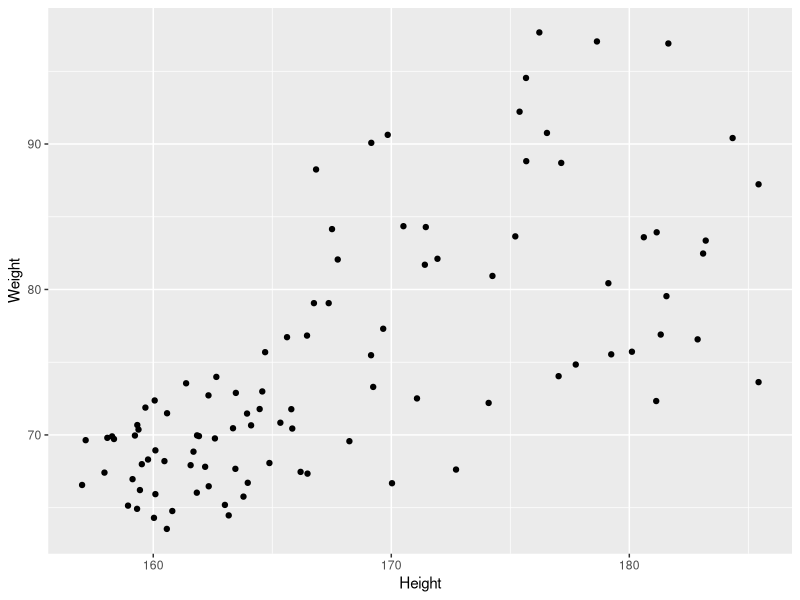
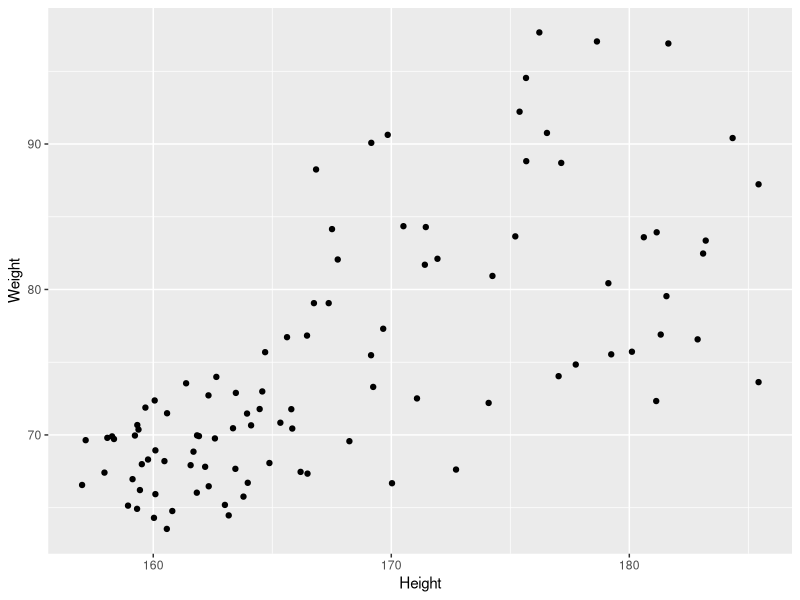
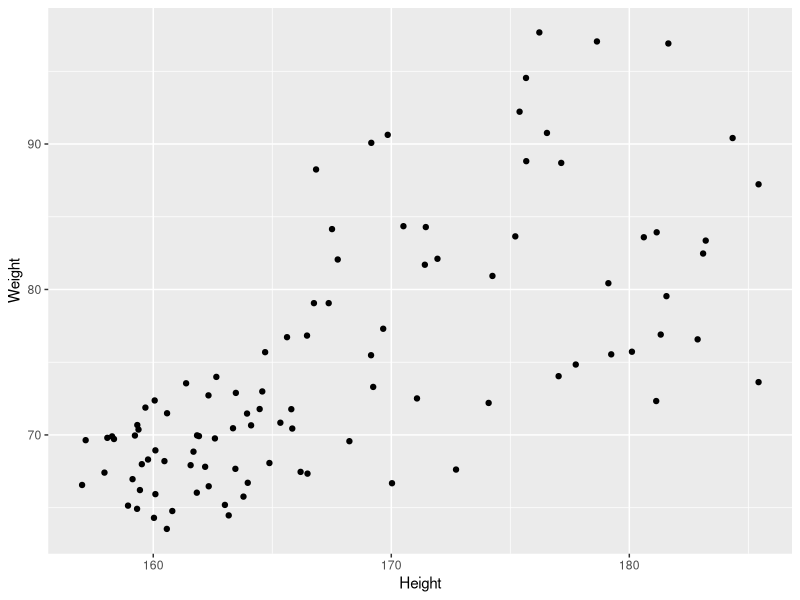
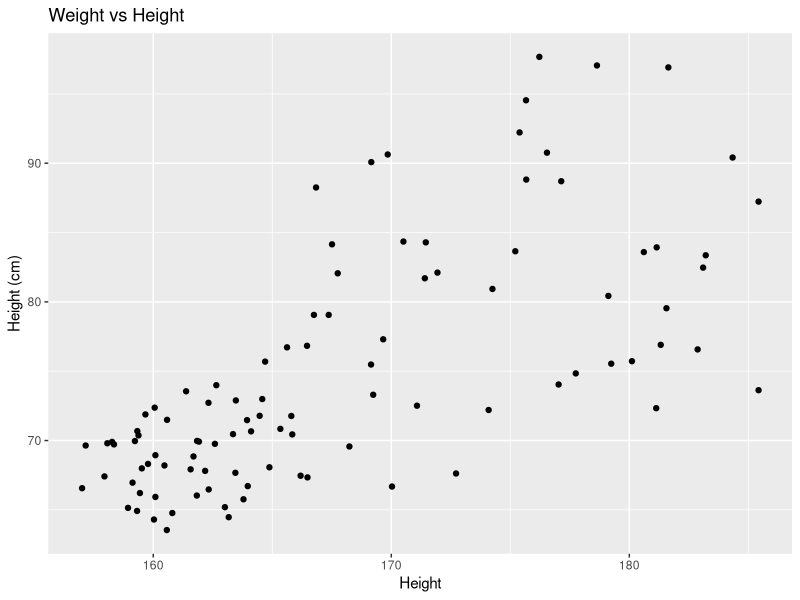
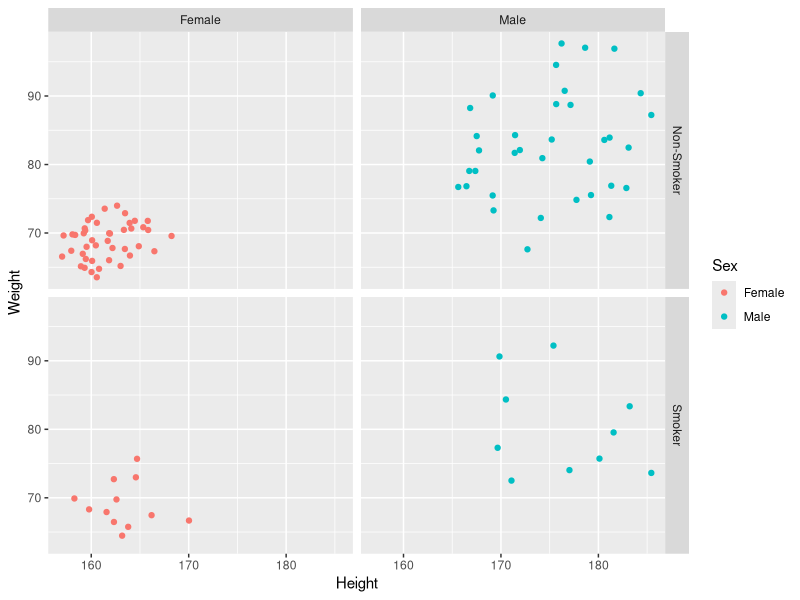
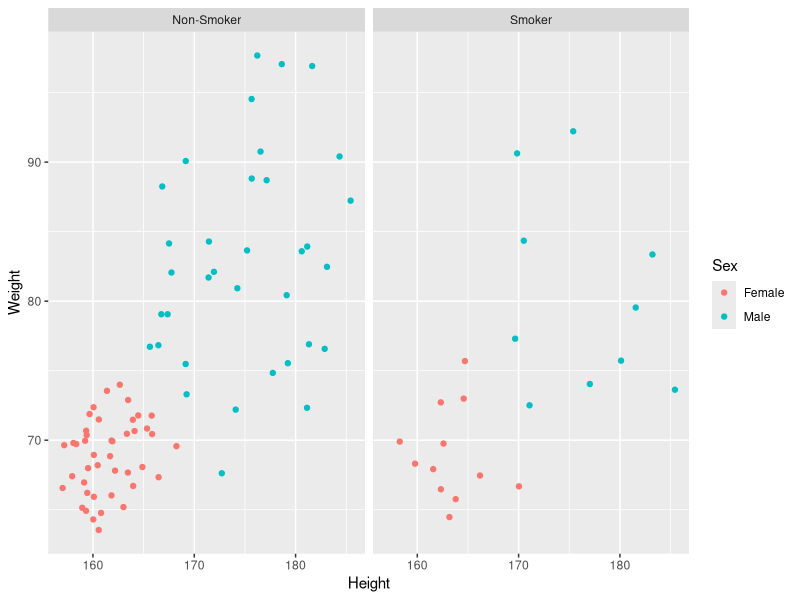
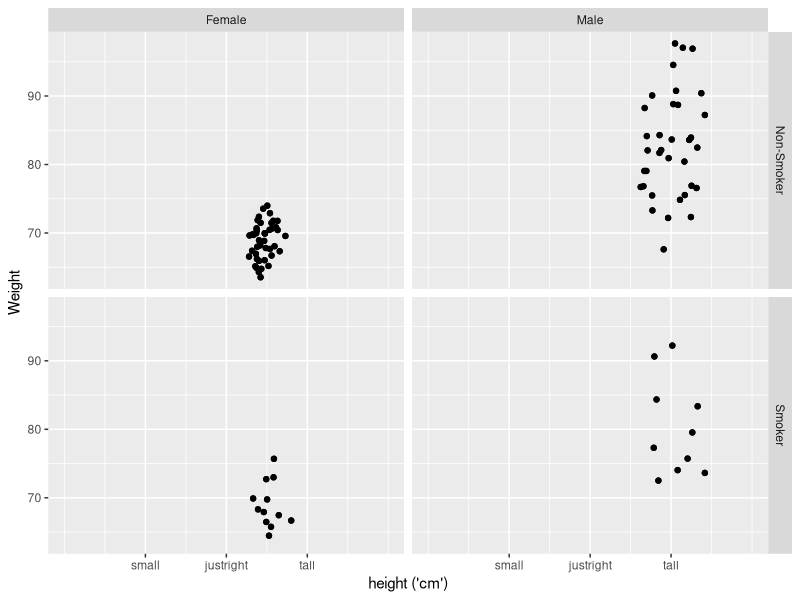
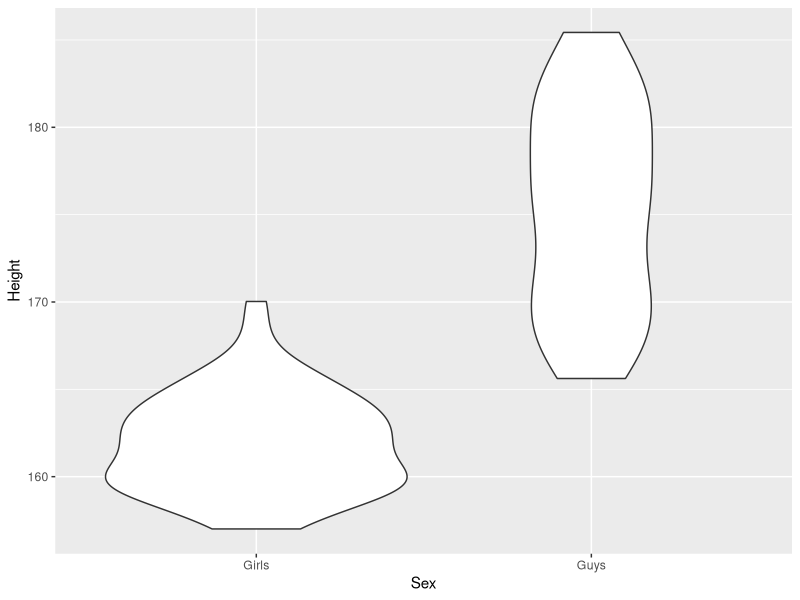

The R source for these figures, in order: (Note: this script raises an error after producing the figures.)
## ---- chunk 1
knitr::opts_chunk$set(echo = TRUE)
library(tidyverse) # includes ggplot2
## ---- chunk 2
patients_clean = read.delim("patient-data-cleaned.txt",sep="\t")
head(patients_clean)
## ---- chunk 3
p = ggplot(data=patients_clean) #+ aes(x=Height,y=Weight) #+ geom_point()
class(p)
head(p$data)
#p$mapping # inspect mappings
#p$theme
#p$layers
## ---- chunk 4
ggplot(data=patients_clean,
       mapping=aes(x=Height,y=Weight)) + geom_point()
## ---- chunk 5
p = ggplot(patients_clean, aes(x=Height, y=Weight)) # x and y are numeric
#p = ggplot(patients_clean, aes(x=Sex))              # factor (categorical) for x
#p = ggplot(patients_clean, aes(x=Sex, y=Weight))    # factor for x and numeric for y

p + geom_point()
#p + geom_line()
#p + geom_smooth()
#p + geom_bar()    # needs categorical x
#p + geom_histogram()
#p + geom_density()
#p + geom_boxplot() # categorical x + continuous y
#p + geom_violin()
## ---- chunk 6
p = ggplot(patients_clean, aes(x=Height,y=Weight))

p + geom_point()
#p + geom_point(colour="red")
#p + geom_point(aes(color=Sex)) # can also add this to the plot object above
#p + geom_point(aes(color=Sex, shape=Smokes))
## ---- chunk 7
?geom_point
## ---- chunk 8
p = ggplot(patients_clean, aes(x=Height,y=Weight)) + geom_point()

p + ggtitle("Weight vs Height") + ylab("Height (cm)")
## ---- chunk 9
p = ggplot(patients_clean, aes(x=Height,y=Weight,colour=Sex)) + geom_point()

p + facet_grid(Smokes~Sex) # rows ~ columns
#p + facet_grid(~Sex)       # ~ columns
#p + facet_grid(Sex~.)      # split along rows in plot
#p + facet_grid(Smokes~Sex+Pet)
## ---- chunk 10
p = ggplot(patients_clean, aes(x=Height,y=Weight,colour=Sex)) + geom_point()

p + facet_wrap(~Smokes)
#p + facet_wrap(~Pet+Smokes+Sex)
## ---- chunk 11
p = ggplot(patients_clean, aes(x=Height,y=Weight)) + geom_point()

ggsave(p, filename="anExampleplot.png", width=15, height=15, units="cm")
## ---- chunk 12
p +
    geom_point() +
    facet_grid(Smokes~Sex)+
    scale_x_continuous(name="height ('cm')",
                       limits = c(100,200),
                       breaks=c(125,150,175),
                       labels=c("small","justright","tall"))
## ---- chunk 13
p = ggplot(data=patients_clean,aes(x=Sex,y=Height))
p +
    geom_violin(aes(x=Sex,y=Height)) +
    scale_x_discrete(labels=c("Girls","Guys"))
## ---- chunk 14
p = ggplot(data=patients_clean,aes(x=Sex,y=Height,fill=Smokes))
p +
    geom_violin(aes(x=Sex,y=Height)) +
    scale_x_discrete(labels=c("Guys","Girls"))+
    scale_y_continuous(breaks=c(160,180),labels=c("Petite","Tall"))
## ---- chunk 15
p = ggplot(data=patients_clean,
           aes(x=Height, y=Weight, colour=Sex))
p + geom_point(size=4)
## ---- chunk 16
p = ggplot(data=patients_clean, aes(x=Height, y=Weight, colour=Sex))

p + geom_point(size=4) + 
    scale_color_manual(values = c("Green","Purple"), name="Gender")
## ---- chunk 17
p = ggplot(patients_clean, aes(x=Height,y=Weight,colour=Pet)) + geom_point(size=4)

p + scale_color_brewer(palette = "Set2")
## ---- chunk 18
p = ggplot(patients_clean, aes(x=Height, y=Weight, alpha=BMI)) + geom_point(size=4)
p + scale_alpha_continuous(range = c(0.5,1))

#p = ggplot(patients_clean, aes(x=Height, y=Weight, size=BMI)) + geom_point(alpha=0.8)
#p + scale_size_continuous(range = c(3,6))      # limit range between 3 and 6
#p + scale_size_continuous(range = c(3,6), limits = c(25,40))     # points outside limits are removed
#p + scale_size_continuous(range = c(3,6), breaks=c(25,30), labels=c("Good","Good but not 25"))
## ---- chunk 19
p = ggplot(patients_clean, aes(x=Height, y=Weight, color=BMI)) + geom_point(size=4,alpha=0.8)

p + scale_colour_gradient(low="White", high="Red")
#p + scale_colour_gradient2(low = "Blue", mid="Black", high="Red", midpoint = median(patients_clean$BMI)) # include midpoint
## ---- chunk 20
p = ggplot(patients_clean, aes(x=Height,y=Weight,colour=BMI)) + geom_point(size=4,alpha=0.8)

p + scale_colour_gradient1(low = "Blue",
                         mid="Black",
                         high="Red",
                         midpoint = median(patients_clean$BMI),
                         breaks=c(25,30),labels=c("Low","High"),
                         name="Body Mass Index")
## ---- chunk 21
p = ggplot(data=patients_clean,
           aes(x=Height,y=Weight,colour=BMI,shape=Sex))

p + geom_point(size=4,alpha=0.8) +
    scale_shape_discrete(name="Gender") +
    scale_colour_gradient2(low = "Blue",
                           mid="Black",
                           high="Red",
                           midpoint = median(patients_clean$BMI),
                           breaks=c(25,30),labels=c("Low","High"),
                           name="Body Mass Index")
## ---- chunk 22
p = ggplot(patients_clean, aes(x=Weight,y=Height)) + geom_point()

p + stat_smooth()
#p + stat_smooth(method="lm")
## ---- chunk 23
p = ggplot(patients_clean, aes(x=Weight,y=Height,colour=Sex)) + geom_point()

p + stat_smooth(method="lm")
#p + stat_smooth(aes(x=Weight,y=Height), method="lm", inherit.aes = FALSE)
## ---- chunk 24
p = ggplot(patients_clean, aes(x=Sex, y=Height)) + geom_jitter()

p + stat_summary(fun.y=quantile, geom="point", colour="purple", size=8)
## ---- chunk 25
p = ggplot(patients_clean, aes(x=Weight,y=Height)) + geom_point()

p + theme_minimal()
## ---- chunk 26
p = ggplot(patients_clean, aes(x=Weight, y=Height)) + geom_point()

p + theme(text = element_text(colour="red"),
          axis.text = element_text(colour="red"))
## ---- chunk 27
p = ggplot(patients_clean, aes(x=Weight, y=Height)) + geom_point()

p + theme(text = element_text(colour="red"),
          axis.text = element_text(colour="red"),
          axis.title.y = element_text(angle=0))
## ---- chunk 28
p = ggplot(patients_clean, aes(x=Weight,y=Height)) + geom_point() + facet_grid(Sex~Smokes)

p + theme(text = element_text(colour="red"),
          axis.text = element_text(colour="red"),
          axis.title.y = element_text(angle=0),
          axis.line = element_line(linetype = 0),
          panel.background=element_rect(fill="white"),
          strip.background=element_rect(fill="cyan"))
